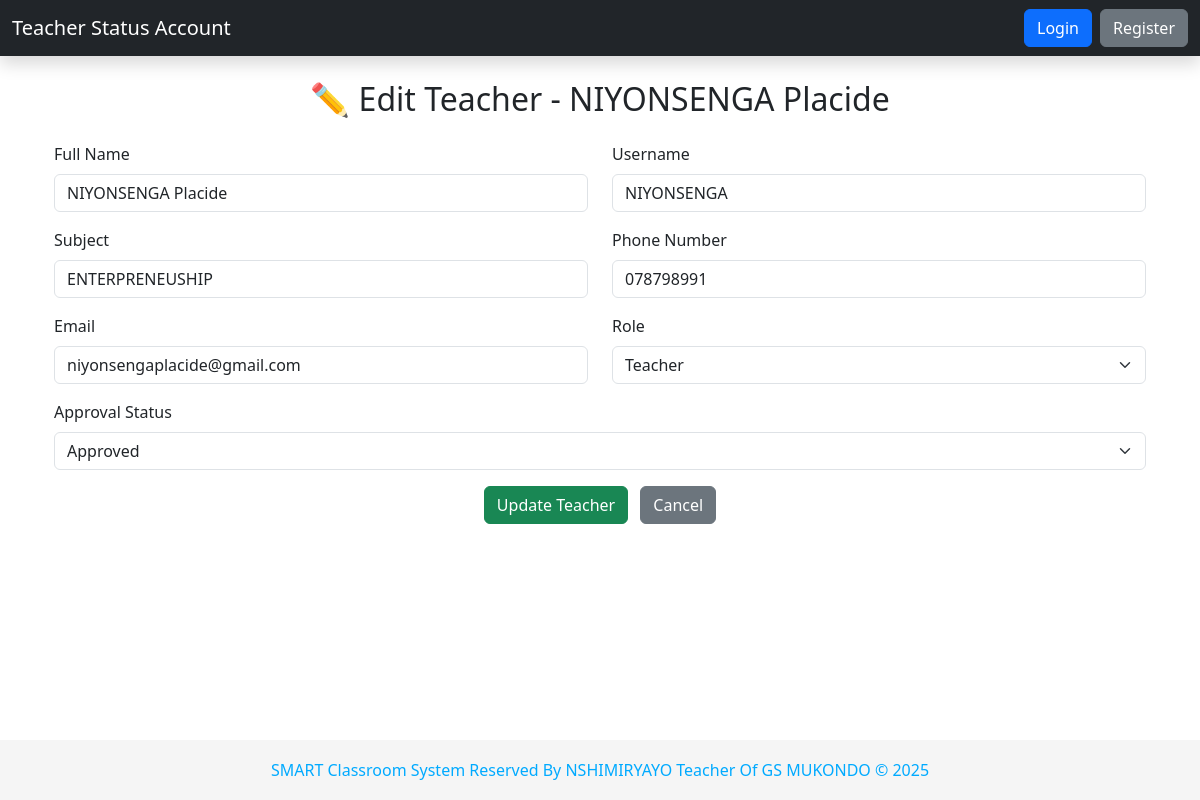
The app's page /admin/manage_teachers/edit/2 with its own data.
### tables this page shows
CREATE TABLE Teachers (
                TeacherID INTEGER PRIMARY KEY AUTOINCREMENT,
                Name TEXT NOT NULL,
                Subject TEXT,
                Username TEXT UNIQUE NOT NULL,
                Password TEXT NOT NULL,
                Role TEXT DEFAULT 'Teacher',
                IsApproved INTEGER DEFAULT 0,
                Email TEXT,
                Phone TEXT,
                Class TEXT
            , Gender TEXT, ClassTeacher TEXT);

### app.py (the view, shortened to what this page needs)
@app.route('/admin/manage_teachers/edit/<int:teacher_id>', methods=['GET', 'POST'])
def edit_teacher_page(teacher_id):
    conn = connect_db()
    conn.row_factory = sqlite3.Row
    cursor = conn.cursor()
    cursor.execute("SELECT * FROM Teachers WHERE TeacherID=?", (teacher_id,))
    teacher = cursor.fetchone()
    conn.close()
    if not teacher:
        flash("Teacher not found.", "danger")
        return redirect(url_for('manage_teachers'))
    return render_template("edit_teacher.html", teacher=teacher)

### app.py (called while the page is built)
@app.context_processor
def inject_global_vars():
    return {'now': datetime.now()}

### db_setup.py (called while the page is built)
def connect_db():
    try:
        conn = sqlite3.connect(DB_FILE)
        conn.row_factory = None
        return conn
    except sqlite3.Error as e:
        print(f"Database connection error: {e}")
        return None

### templates/edit_teacher.html (shortened to what this page needs)
{% extends "base.html" %}
{% block content %}
<div class="container mt-4">
    <h2 class="text-center mb-4">✏️ Edit Teacher - {{ teacher.Name }}</h2>
    <form method="POST">
        <div class="row mb-3">
            <div class="col-md-6">
                <label for="name" class="form-label">Full Name</label>
                <input type="text" id="name" name="name" class="form-control" value="{{ teacher.Name }}" required>
            </div>
            <div class="col-md-6">
                <label for="username" class="form-label">Username</label>
                <input type="text" id="username" name="username" class="form-control" value="{{ teacher.Username }}" required>
            </div>
        </div>
        <div class="row mb-3">
            <div class="col-md-6">
                <label for="subject" class="form-label">Subject</label>
                <input type="text" id="subject" name="subject" class="form-control" value="{{ teacher.Subject }}" required>
            </div>
            <div class="col-md-6">
                <label for="phone" class="form-label">Phone Number</label>
                <input type="text" id="phone" name="phone" class="form-control" value="{{ teacher.Phone }}" required>
            </div>
        </div>
        <div class="row mb-3">
            <div class="col-md-6">
                <label for="email" class="form-label">Email</label>
                <input type="email" id="email" name="email" class="form-control" value="{{ teacher.Email }}" required>
            </div>
            <div class="col-md-6">
                <label for="role" class="form-label">Role</label>
                <select name="role" id="role" class="form-select" required>
                    <option value="Teacher" {% if teacher.Role == 'Teacher' %}selected{% endif %}>Teacher</option>
                </select>
            </div>
        </div>
        <div class="mb-3">
            <label for="is_approved" class="form-label">Approval Status</label>
            <select name="is_approved" id="is_approved" class="form-select" required>
                <option value="1" {% if teacher.IsApproved == 1 %}selected{% endif %}>Approved</option>
            </select>
        </div>
        <div class="text-center">
            <button type="submit" class="btn btn-success me-2">Update Teacher</button>
            <a href="{{ url_for('manage_teachers') }}" class="btn btn-secondary">Cancel</a>
        </div>
    </form>
</div>
{% endblock %}

### templates/base.html (style rules this page uses)
body { padding-bottom: 70px; }

### records on screen
Teachers: Name "NIYONSENGA Placide", name "NIYONSENGA Placide", username "NIYONSENGA", subject "ENTERPRENEUSHIP", phone "078798991", email "niyonsengaplacide@gmail.com", role "Teacher", is_approved "Approved"
